Frame 1 (no input): blank canvas, image omitted
Frame 60 (no input): blank canvas, image omitted
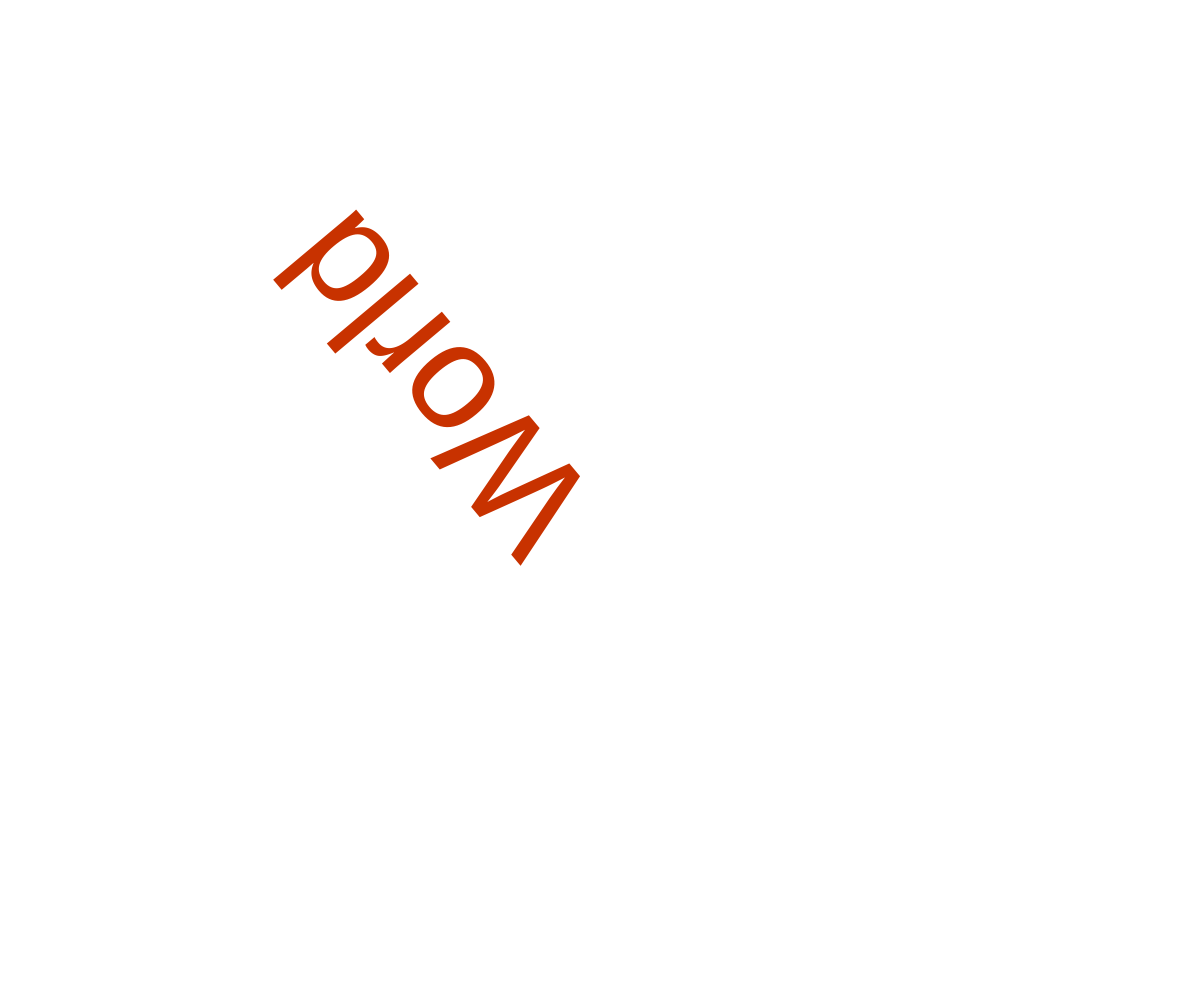
Frame 120 (the mouse pressed at the canvas centre since frame 60)

The p5.js sketch whose frames 1 and 60 were blank and that drew this single picture after the mouse press (run headless with seeded random() and noise() and a simulated clock; from frame 60 on, the mouse is pressed at the canvas centre):

// p5.js sketch
// ── sketch.js
let a = 0;

function setup() {
  let canvas = createCanvas(windowWidth, windowHeight);
  canvas.position(0, 0);
  canvas.style('z-index', '-1');
  canvas.style('position', 'fixed');
  textSize(32);
  
}

function draw() {
  background(255);

  fill(200, 50, 0);
  noStroke();
  
  if (mouseIsPressed) {
    push(); // Save current state
    translate(mouseX, mouseY); // Move to mouse location
    rotate(radians(a)); // Rotate 45 degrees
    textSize(150);
    text('World', 0, 0); // Draw text at new origin
    pop(); // Restore original state
    a+=10;
  } else {
    text('Hello', mouseX, mouseY);
  }
}

// ── happiness.html
<!DOCTYPE html>
<html lang="ja">
  <head>
    <!-- Load the p5.js library -->
    <script src="https://cdnjs.cloudflare.com/ajax/libs/p5.js/1.9.0/p5.min.js"></script>
    <meta charset="UTF-8">
    <title>Test</title>
    <link rel="stylesheet" type="text/css" href="style.css">
  </head>
  <body>
    <script src="sketch.js"></script>
  </body>
</html>
// ── style.css
h2 {color: rgb(56, 102, 187)}
h1 {color: rgb(255, 154, 23)}
